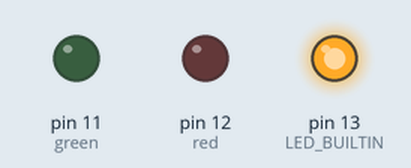
Recording of a sketch running on a simulated Arduino Uno, built with avr-gcc and run on an emulated ATmega328P. Shown: output pins drawn as LEDs (lit = HIGH).

Above: at 0.5 s.
At 2.5 s:
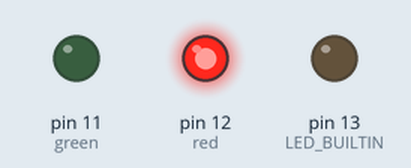
At 4.5 s:
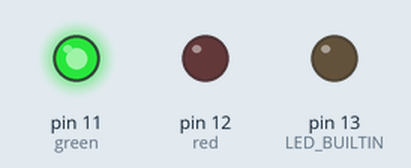
At 5.5 s:
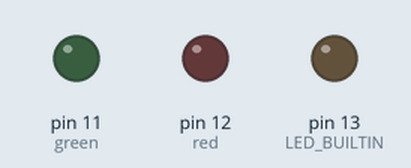
Timing chart, 0 to 7.8 s (numbered marks = the images above):
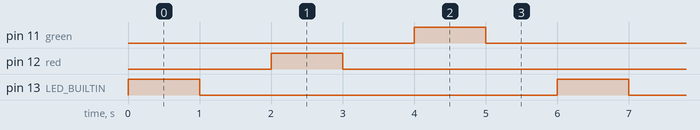

The sketch:

362Lab1.ino
```cpp
int red = 12;
int green = 11;

// the setup function runs once when you press reset or power the board
void setup() {
  pinMode(LED_BUILTIN, OUTPUT);
  pinMode(red, OUTPUT);
  pinMode(green, OUTPUT);
}

// the loop function runs over and over again forever
void loop() {
  digitalWrite(LED_BUILTIN, HIGH);   // turn the LED on (HIGH is the voltage level)
  delay(1000);                       // wait for a second
  digitalWrite(LED_BUILTIN, LOW);    // turn the LED off by making the voltage LOW
  delay(1000);                       // wait for a second
  digitalWrite(red, HIGH);           // turn the LED on (HIGH is the voltage level)
  delay(1000);                       // wait for a second
  digitalWrite(red, LOW);            // turn the LED off by making the voltage LOW
  delay(1000);                       // wait for a second
  digitalWrite(green, HIGH);         // turn the LED on (HIGH is the voltage level)
  delay(1000);                       // wait for a second
  digitalWrite(green, LOW);          // turn the LED off by making the voltage LOW
  delay(1000);                       // wait for a second
}
```

Measured:
- by itself, pin 11 (green), pin 12 (red), pin 13 (LED_BUILTIN): alternates HIGH for 1.0 s and LOW for 5.0 s
- by itself, everything shown: repeats every 6.0 s, in 6 steps
